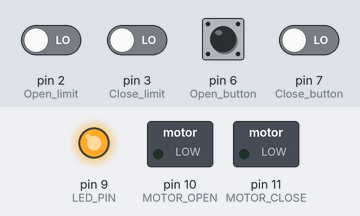
This sketch was run on a simulated Arduino Uno, built with avr-gcc and run on an emulated ATmega328P. On the bench: switched loads named in the sketch (green lamp = pin HIGH), output pins drawn as LEDs (lit = HIGH). The test bench sets the inputs (shaded band); at power-on: pin 2 (Open_limit), pin 3 (Close_limit), pin 6 (Open_button), pin 7 (Close_button) LOW.

Above: at 1.2 s.
1.3 s: pin 6 (Open_button) pulled HIGH for 0.15 s
At 2.5 s:
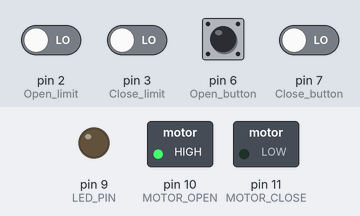
2.9 s: pin 2 (Open_limit) driven HIGH
At 3.9 s:
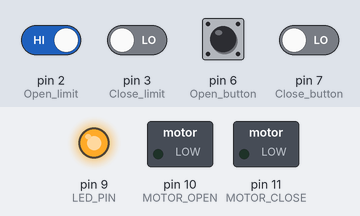
4.4 s: pin 2 (Open_limit) driven LOW and pin 7 (Close_button) driven HIGH
At 5.1 s:
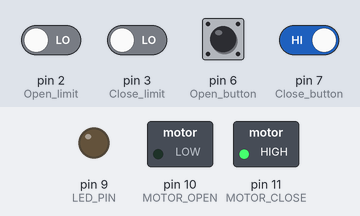
5.9 s: pin 3 (Close_limit) driven HIGH
At 6.2 s:
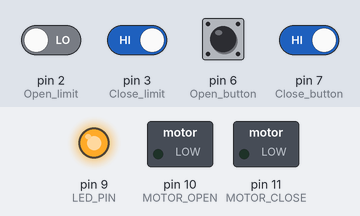
Timing chart, 0 to 8.4 s (numbered marks = the images above; inputs shaded):
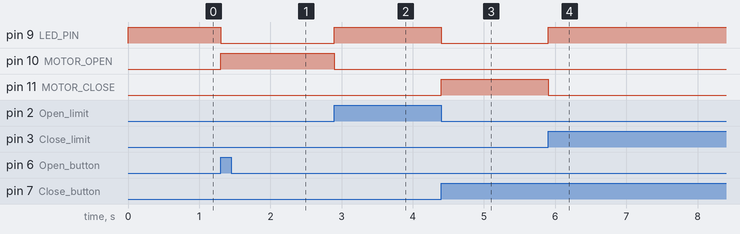

Measured:
- after the input at 1.3 s, pin 9 (LED_PIN): HIGH → LOW at once; pin 10 (MOTOR_OPEN): LOW → HIGH at once
- after the input at 2.9 s, pin 9 (LED_PIN): LOW → HIGH at once; pin 10 (MOTOR_OPEN): HIGH → LOW at once
- after the input at 4.4 s, pin 9 (LED_PIN): HIGH → LOW at once; pin 11 (MOTOR_CLOSE): LOW → HIGH at once
- after the input at 5.9 s, pin 9 (LED_PIN): LOW → HIGH at once; pin 11 (MOTOR_CLOSE): HIGH → LOW at once

The sketch:

tollbooth.ino
```cpp
int openLimit;
int closeLimit;
int openButton;
int closeButton;

void setup() {
  // put your setup code here, to run once:
  pinMode(2, INPUT); //Open limit
  pinMode(3, INPUT); //Close limit
  pinMode(6, INPUT); //Open button
  pinMode(7, INPUT); //Close button

  pinMode(9, OUTPUT); //LED PIN
  pinMode(10, OUTPUT); //MOTOR OPEN
  pinMode(11, OUTPUT); //MOTOR CLOSE
  Serial.begin(9600);
}

void loop() {
  // put your main code here, to run repeatedly:
  openLimit = digitalRead(2);
  closeLimit = digitalRead(3);
  openButton = digitalRead(6);
  closeButton = digitalRead(7);

  //digitalWrite(10, LOW);
  //digitalWrite(11, LOW);
  digitalWrite(9, HIGH);


  if (openButton == HIGH)
  {
    while (digitalRead(2) == LOW) { //while it is not open
      digitalWrite(10, HIGH); //activate openMotor
      digitalWrite(9, LOW); //Keep LED off until it hits the openLimit
    }
    while (digitalRead(2) == HIGH) { //while it is open
      digitalWrite(10, LOW); //activate openMotor
      digitalWrite(9, HIGH); //Keep LED off until it hits the openLimit
    }

  }

  else
  {
    digitalWrite(10, LOW);
  }

  if (closeButton == HIGH)
  {
    while (digitalRead(3) == LOW) {
      digitalWrite(11, HIGH);
      digitalWrite(9, LOW);
    }
    while (digitalRead(3) == HIGH) {
      digitalWrite(11, LOW);
      digitalWrite(9, HIGH);
    }
  }

  else
  {
    digitalWrite(11, LOW);
  }

}
```
